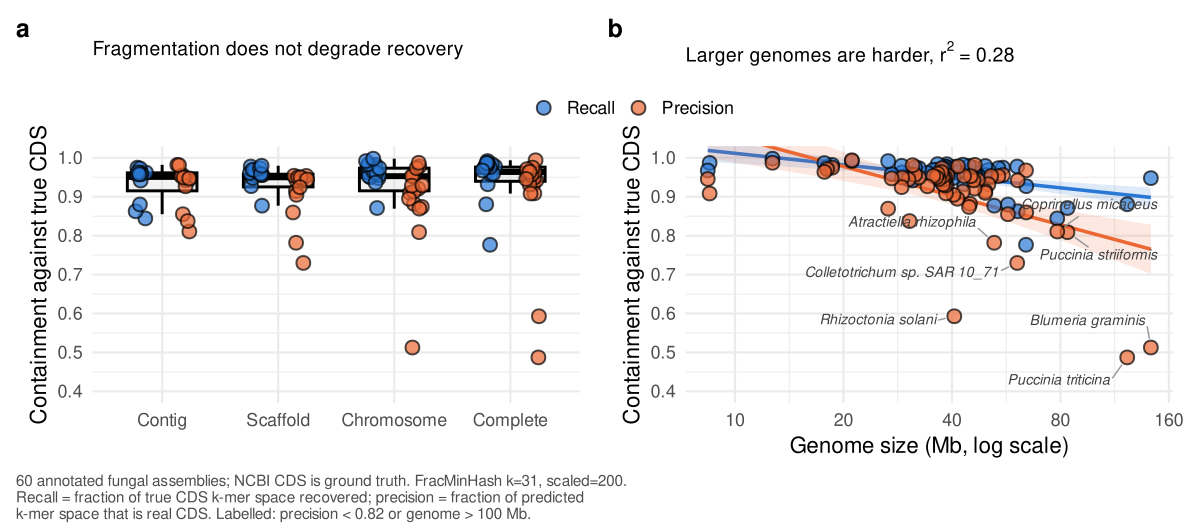

Generate this figure with R:
#!/usr/bin/env Rscript
# predict_arm_a.R — how well does ab-initio prediction recover real CDS k-mer space?
#
# Arm A of the gene-prediction benchmark: 60 annotated fungal assemblies where NCBI's own CDS
# is the ground truth, so a prediction can be scored. Written SELF-CONTAINED (axis titles,
# legend and labels kept) because it is meant to be shown to someone directly. For an
# assembly-mode version strip strip.text, axis.text.x, axis.title.y and the legend.
#
# Two panels, two different claims, and they need different displays:
#
#   A — fragmentation does NOT matter. Recall and precision are flat across four ordered
#       assembly levels. This is a NULL result, so it is drawn as boxplots over the actual
#       points. Fitting a line here would manufacture a trend out of its absence.
#
#   B — genome size DOES matter. Both metrics fall with it (r = -0.53 each, r^2 ~ 0.28), so a
#       linear fit is justified — but x is GENOME SIZE from the downloaded FASTA, not the
#       over-prediction ratio. Precision is |T n P| / |P|, so plotting it against anything
#       derived from |P| is close to tautological. Genome size is independent of both sketches
#       and, in fungi, is mostly a proxy for transposon content.
#
# The mechanism the outliers show: ab-initio prediction calls genes inside transposons.
# Blumeria graminis is ~64% repetitive and was over-predicted 3.91x.
#
# Note r^2 ~ 0.28 — genome size explains under a third of the variance, so the fit indicates
# direction and should not be read as prediction. The scatter is deliberately drawn on top.
#
#   Rscript 02_classify/report/figures/predict_arm_a.R

suppressPackageStartupMessages({
  library(ggplot2); library(patchwork); library(ggrepel)
})

HERE <- "02_classify/report/figures"
# base read.delim, not readr: vroom.so fails to load on this machine
d <- read.delim(file.path(HERE, "predict_arm_a.tsv"), stringsAsFactors = FALSE)

# "Complete Genome" collides with "Chromosome" on a shared axis at this width.
LEVELS <- c("Contig", "Scaffold", "Chromosome", "Complete")
d$assembly_level[d$assembly_level == "Complete Genome"] <- "Complete"
d$assembly_level <- factor(d$assembly_level, levels = LEVELS)

# Colourblind-safe default pair. Colour means METRIC and is consistent across both panels.
COL <- c(recall = "#2a78d6", precision = "#eb6834")
# Legend keys stay SHORT. The full definitions ran off the canvas at base_size 16; they
# belong in the caption, not in a key.
LAB <- c(recall = "Recall", precision = "Precision")

long <- rbind(
  data.frame(d[c("genome_mb", "assembly_level", "organism_name", "focal")],
             metric = "recall", value = d$recall),
  data.frame(d[c("genome_mb", "assembly_level", "organism_name", "focal")],
             metric = "precision", value = d$precision))
long$metric <- factor(long$metric, levels = c("recall", "precision"))

base_theme <- theme_minimal(base_size = 16) +
  theme(panel.background = element_rect(fill = "white", colour = NA),
        plot.background  = element_rect(fill = "white", colour = NA),
        legend.position  = "top",
        legend.title     = element_blank(),
        plot.subtitle    = element_text(size = 14),
        plot.margin      = margin(6, 14, 6, 6))

# ── Panel A: flat across fragmentation ──────────────────────────────────────────────────────
pA <- ggplot(long, aes(assembly_level, value, fill = metric)) +
  geom_boxplot(alpha = 0.3, fill = "lightgray", colour = "black",
               linewidth = 1, width = 0.6, outlier.shape = NA,
               position = position_dodge(width = 0.75)) +
  geom_point(aes(fill = metric), shape = 21, size = 4, stroke = 1, alpha = 0.7,
             colour = "black",
             position = position_jitterdodge(jitter.width = 0.25, dodge.width = 0.75)) +
  scale_fill_manual(values = COL, labels = LAB) +
  scale_y_continuous(breaks = seq(0.4, 1, 0.1)) +
  coord_cartesian(ylim = c(0.4, 1)) +
  labs(x = NULL, y = "Containment against true CDS",
       subtitle = "Fragmentation does not degrade recovery") +
  base_theme

# ── Panel B: both metrics fall with genome size ─────────────────────────────────────────────
# Label the cases that drive the trend, plus anything with precision under 0.8.
lab <- long[long$metric == "precision" & (long$value < 0.82 | long$genome_mb > 100), ]
italicise <- function(x) sprintf('italic("%s")', x)   # plotmath; ggtext dies under theme_minimal

pB <- ggplot(long, aes(genome_mb, value, fill = metric)) +
  # show.legend = FALSE: geom_smooth inherits fill for its ribbon, which puts a line glyph in
  # the fill key. pA's key has points only, the two guide sets then differ, and
  # plot_layout(guides = "collect") gives up and draws the legend twice.
  geom_smooth(aes(colour = metric), method = "lm", formula = y ~ x,
              se = TRUE, linewidth = 1.2, alpha = 0.15, show.legend = FALSE) +
  geom_point(shape = 21, size = 4, stroke = 1, alpha = 0.7, colour = "black") +
  geom_text_repel(data = lab, aes(label = italicise(organism_name)),
                  parse = TRUE, size = 3.6, colour = "grey25",
                  min.segment.length = 0, segment.colour = "grey60",
                  box.padding = 0.8, point.padding = 0.4, force = 3,
                  max.overlaps = 20, seed = 1) +
  scale_x_log10(breaks = c(10, 20, 40, 80, 160)) +
  scale_fill_manual(values = COL, labels = LAB) +
  scale_colour_manual(values = COL, labels = LAB) +
  # pA guides fill only; without this pB also guides colour, the guide sets differ and
  # plot_layout(guides = "collect") draws the legend TWICE instead of merging it.
  guides(colour = "none") +
  scale_y_continuous(breaks = seq(0.4, 1, 0.1)) +
  # coord_cartesian, NOT scale limits: the lm confidence ribbon for recall rises above 1.0 at
  # small genome sizes, and a scale limit DELETES those rows (warning: "Removed 32 rows") and
  # with them part of the ribbon. coord_cartesian zooms the view and fits on all 60 points.
  coord_cartesian(ylim = c(0.4, 1)) +
  labs(x = "Genome size (Mb, log scale)", y = "Containment against true CDS",
       subtitle = expression("Larger genomes are harder, "*r^2*" = 0.28")) +
  base_theme

p <- (pA | pB) +
  plot_layout(guides = "collect") +
  plot_annotation(
    tag_levels = "a",
    caption = paste(
      "60 annotated fungal assemblies; NCBI CDS is ground truth. FracMinHash k=31, scaled=200.",
      "Recall = fraction of true CDS k-mer space recovered; precision = fraction of predicted",
      "k-mer space that is real CDS. Labelled: precision < 0.82 or genome > 100 Mb.", sep = "\n"),
    theme = theme(plot.caption = element_text(size = 11, hjust = 0, colour = "grey30"))) &
  theme(plot.tag = element_text(size = 18, face = "bold"), legend.position = "top")

ragg::agg_png(file.path(HERE, "predict_arm_a.png"), width = 3600, height = 1600,
              res = 300, background = "white")
print(p); invisible(dev.off())
cairo_pdf(file.path(HERE, "predict_arm_a.pdf"), width = 12, height = 5.33)
print(p); invisible(dev.off())
cat("wrote predict_arm_a.png and .pdf\n")
